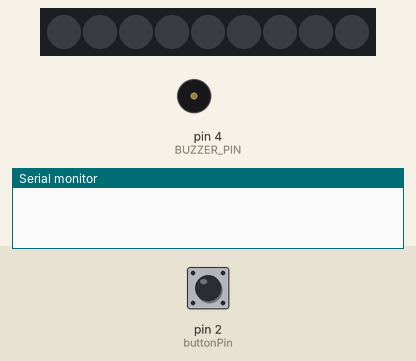
Simulated run of this sketch. Board: Arduino Uno, built with avr-gcc and run on an emulated ATmega328P. On the bench: 9 RGB LEDs in strip order, left to right, buzzer (waves = sounding), the last lines printed to the serial monitor. The test bench sets the inputs (shaded band); at power-on: pin 2 (buttonPin) LOW. Dim RGB values are drawn brighter than linear; random numbers use the default seed unless the sketch sets one.

Above: at 1.4 s.
1.5 s: pin 2 (buttonPin) pulled HIGH for 0.35 s
At 6.0 s:
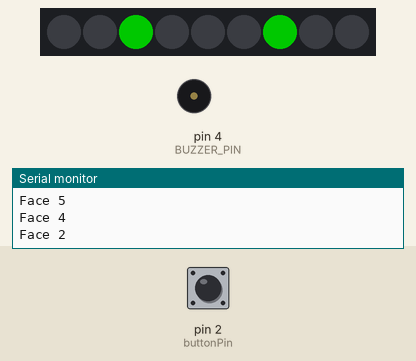
6.3 s: pin 2 (buttonPin) pulled HIGH for 1 s
At 10.0 s:
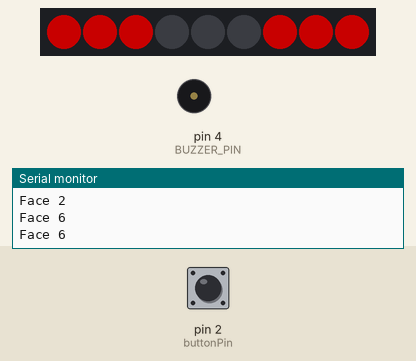
10.3 s: pin 2 (buttonPin) pulled HIGH for 1 s
At 13.2 s:
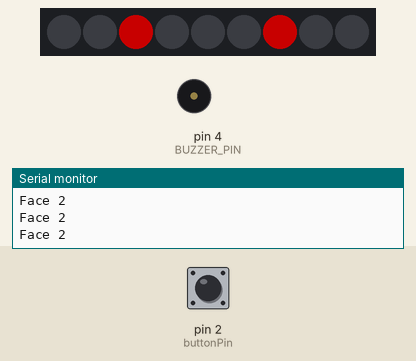
14.3 s: pin 2 (buttonPin) pulled HIGH for 3.2 s
At 23.44 s:
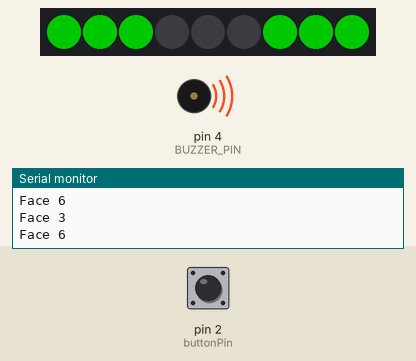
Timing chart, 0 to 24.4 s (numbered marks = the images above; inputs shaded):
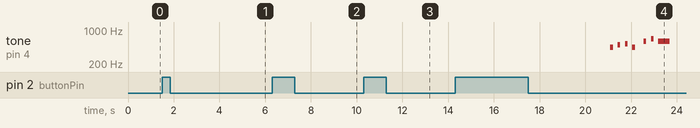

The sketch:

De-3-v-1.ino
```cpp
/*
 *       Matthis Sanier
 *       De-1-v-1
 *       Affiche une des faces d’une manière aléatoire
 *
 *       carte arduino, afficheur NeoPixel
 *
 *       20/09/2024 De-3-v-1
*/
#include <Adafruit_NeoPixel.h>
#ifdef __AVR__
#include <avr/power.h>
#endif
#define PIN    6
#define NUMPIXELS  9
#include "pitches.h"
Adafruit_NeoPixel pixels(NUMPIXELS, PIN, NEO_GRB + NEO_KHZ800);


#define BUZZER_PIN 4
int melody[] = {
  NOTE_A4, REST, NOTE_B4, REST, NOTE_C5, REST, NOTE_A4, REST,
  NOTE_D5, REST, NOTE_E5, REST, NOTE_D5, REST,

  NOTE_G4, NOTE_A4, NOTE_C5, NOTE_A4, NOTE_E5, NOTE_E5, REST,
  NOTE_D5, REST,

  NOTE_G4, NOTE_A4, NOTE_C5, NOTE_A4, NOTE_D5, NOTE_D5, REST,
  NOTE_C5, REST, NOTE_B4, NOTE_A4, REST,

  NOTE_G4, NOTE_A4, NOTE_C5, NOTE_A4, NOTE_C5, NOTE_D5, REST,
  NOTE_B4, NOTE_A4, NOTE_G4, REST, NOTE_G4, REST, NOTE_D5, REST, NOTE_C5, REST,

  NOTE_G4, NOTE_A4, NOTE_C5, NOTE_A4, NOTE_E5, NOTE_E5, REST,
  NOTE_D5, REST,

  NOTE_G4, NOTE_A4, NOTE_C5, NOTE_A4, NOTE_G5, NOTE_B4, REST,
  NOTE_C5, REST, NOTE_B4, NOTE_A4, REST,

  NOTE_G4, NOTE_A4, NOTE_C5, NOTE_A4, NOTE_C5, NOTE_D5, REST,
  NOTE_B4, NOTE_A4, NOTE_G4, REST, NOTE_G4, REST, NOTE_D5, REST, NOTE_C5, REST,

  NOTE_C5, REST, NOTE_D5, REST, NOTE_G4, REST, NOTE_D5, REST, NOTE_E5, REST,
  NOTE_G5, NOTE_F5, NOTE_E5, REST,

  NOTE_C5, REST, NOTE_D5, REST, NOTE_G4, REST
};
int durations[] = {
  8, 8, 8, 8, 8, 8, 8, 4,
  8, 8, 8, 8, 2, 2,

  8, 8, 8, 8, 2, 8, 8,
  2, 8,

  8, 8, 8, 8, 2, 8, 8,
  4, 8, 8, 8, 8,

  8, 8, 8, 8, 2, 8, 8,
  2, 8, 4, 8, 8, 8, 8, 8, 1, 4,

  8, 8, 8, 8, 2, 8, 8,
  2, 8,

  8, 8, 8, 8, 2, 8, 8,
  2, 8, 8, 8, 8,

  8, 8, 8, 8, 2, 8, 8,
  4, 8, 3, 8, 8, 8, 8, 8, 1, 4,

  2, 6, 2, 6, 4, 4, 2, 6, 2, 3,
  8, 8, 8, 8,

  2, 6, 2, 6, 2, 1
};

const int buttonPin = 2;
int buttonState = 0;

long randNumber;
long RandomValuePixel;

int mode = 0;

void RandomValue() {
  buttonState = digitalRead(buttonPin);
  if (buttonState == HIGH) {
   randNumber = random(1, 7);
   ScrollEffect();
   ScrollEffect2();
   ScrollEffect3();
   delay (200);
   return randNumber;
  }
}

void ScrollEffect() {
  unsigned long startTime = millis();
  while (millis() - startTime < 500) {
    int randomChiffre = random(1, 7);
    if (randomChiffre == 1) {
      ChiffreFonct1();
    }
    else if (randomChiffre == 2) {
      ChiffreFonct2();
    }
    else if (randomChiffre == 3) {
      ChiffreFonct3();
    }
    else if (randomChiffre == 4) {
      ChiffreFonct4();
    }
    else if (randomChiffre == 5) {
      ChiffreFonct5();
    }
    else if (randomChiffre == 6) {
      ChiffreFonct6();
    }
    delay(50);
    pixels.clear();
  }
}
void ScrollEffect2() {
  unsigned long startTime = millis();
  while (millis() - startTime < 1000) {
    int randomChiffre = random(1, 7);
    if (randomChiffre == 1) {
      ChiffreFonct1();
    }
    else if (randomChiffre == 2) {
      ChiffreFonct2();
    }
    else if (randomChiffre == 3) {
      ChiffreFonct3();
    }
    else if (randomChiffre == 4) {
      ChiffreFonct4();
    }
    else if (randomChiffre == 5) {
      ChiffreFonct5();
    }
    else if (randomChiffre == 6) {
      ChiffreFonct6();
    }
    delay(150);
    pixels.clear();
  }
}
void ScrollEffect3() {
  unsigned long startTime = millis();
  while (millis() - startTime < 2000) {
    int randomChiffre = random(1, 7);
    if (randomChiffre == 1) {
      ChiffreFonct1();
    }
    else if (randomChiffre == 2) {
      ChiffreFonct2();
    }
    else if (randomChiffre == 3) {
      ChiffreFonct3();
    }
    else if (randomChiffre == 4) {
      ChiffreFonct4();
    }
    else if (randomChiffre == 5) {
      ChiffreFonct5();
    }
    else if (randomChiffre == 6) {
      ChiffreFonct6();
    }
    delay(250);
    pixels.clear();
  }
}
void ChiffreFonct1() {
  pixels.clear();
  Serial.println("Face 1");
  pixels.setPixelColor(4, pixels.Color(100, 0, 0));
  pixels.show();
}

void ChiffreFonct2() {
  pixels.clear();
  Serial.println("Face 2");
  pixels.setPixelColor(2, pixels.Color(100, 0, 0));
  pixels.setPixelColor(6, pixels.Color(100, 0, 0));
  pixels.show();
}

void ChiffreFonct3() {
  pixels.clear();
  Serial.println("Face 3");
  pixels.setPixelColor(2, pixels.Color(100, 0, 0));
  pixels.setPixelColor(4, pixels.Color(100, 0, 0));
  pixels.setPixelColor(6, pixels.Color(100, 0, 0));
  pixels.show();
}

void ChiffreFonct4() {
  pixels.clear();
  Serial.println("Face 4");
  pixels.setPixelColor(0, pixels.Color(100, 0, 0));
  pixels.setPixelColor(2, pixels.Color(100, 0, 0));
  pixels.setPixelColor(6, pixels.Color(100, 0, 0));
  pixels.setPixelColor(8, pixels.Color(100, 0, 0));
  pixels.show();
}

void ChiffreFonct5() {
  pixels.clear();
  Serial.println("Face 5");
  pixels.setPixelColor(0, pixels.Color(100, 0, 0));
  pixels.setPixelColor(2, pixels.Color(100, 0, 0));
  pixels.setPixelColor(4, pixels.Color(100, 0, 0));
  pixels.setPixelColor(6, pixels.Color(100, 0, 0));
  pixels.setPixelColor(8, pixels.Color(100, 0, 0));
  pixels.show();
}

void ChiffreFonct6() {
  pixels.clear();
  Serial.println("Face 6");
  pixels.setPixelColor(0, pixels.Color(100, 0, 0));
  pixels.setPixelColor(1, pixels.Color(100, 0, 0));
  pixels.setPixelColor(2, pixels.Color(100, 0, 0));
  pixels.setPixelColor(6, pixels.Color(100, 0, 0));
  pixels.setPixelColor(7, pixels.Color(100, 0, 0));
  pixels.setPixelColor(8, pixels.Color(100, 0, 0));
  pixels.show();
}

void Chiffre1() {
  pixels.clear();
  Serial.println("Face 1");
  pixels.setPixelColor(4, pixels.Color(0, 100, 0));
  pixels.show();
  delay(300);
  randNumber = 0;
}
void Chiffre2() {
  pixels.clear();
  Serial.println("Face 2");
  pixels.setPixelColor(2, pixels.Color(0, 100, 0));
  pixels.setPixelColor(6, pixels.Color(0, 100, 0));
  pixels.show();
  delay(300);
  randNumber = 0;
}
void Chiffre3() {
  pixels.clear();
  Serial.println("Face 3");
  pixels.clear();
  pixels.setPixelColor(2, pixels.Color(0, 100, 0));
  pixels.setPixelColor(4, pixels.Color(0, 100, 0));
  pixels.setPixelColor(6, pixels.Color(0, 100, 0));
  pixels.show();
  delay(300);
  randNumber = 0;
}
void Chiffre4() {
  pixels.clear();
  Serial.println("Face 4");
  pixels.setPixelColor(0, pixels.Color(0, 100, 0));
  pixels.setPixelColor(2, pixels.Color(0, 100, 0));
  pixels.setPixelColor(6, pixels.Color(0, 100, 0));
  pixels.setPixelColor(8, pixels.Color(0, 100, 0));
  pixels.show();
  delay(300);
  randNumber = 0;
}
void Chiffre5() {
  pixels.clear();
  Serial.println("Face 5");
  pixels.setPixelColor(0, pixels.Color(0, 100, 0));
  pixels.setPixelColor(2, pixels.Color(0, 100, 0));
  pixels.setPixelColor(4, pixels.Color(0, 100, 0));
  pixels.setPixelColor(6, pixels.Color(0, 100, 0));
  pixels.setPixelColor(8, pixels.Color(0, 100, 0));
  pixels.show();
  delay(300);
  randNumber = 0;
}
void Chiffre6() {
  pixels.clear();
  Serial.println("Face 6");
  pixels.setPixelColor(0, pixels.Color(0, 100, 0));
  pixels.setPixelColor(1, pixels.Color(0, 100, 0));
  pixels.setPixelColor(2, pixels.Color(0, 100, 0));
  pixels.setPixelColor(6, pixels.Color(0, 100, 0));
  pixels.setPixelColor(7, pixels.Color(0, 100, 0));
  pixels.setPixelColor(8, pixels.Color(0, 100, 0));
  pixels.show();
  delay(1000);
  annimation6();
  randNumber = 0;
}

void annimation6() {
  pixels.clear();
  pixels.setPixelColor(0, pixels.Color(0, 100, 0));
  pixels.show();
  delay(100);
  pixels.clear();
  pixels.setPixelColor(1, pixels.Color(0, 100, 0));
  pixels.show();
  delay(100);
  pixels.clear();
  pixels.setPixelColor(2, pixels.Color(0, 100, 0));
  pixels.show();
  delay(100);
  pixels.clear();
  pixels.setPixelColor(6, pixels.Color(0, 100, 0));
  pixels.show();
  delay(100);
  pixels.clear();
  pixels.setPixelColor(7, pixels.Color(0, 100, 0));
  pixels.show();
  delay(100);
  pixels.clear();
  pixels.setPixelColor(8, pixels.Color(0, 100, 0));
  pixels.show();
  delay(100);
  pixels.clear();
  pixels.setPixelColor(7, pixels.Color(0, 100, 0));
  pixels.show();
  delay(100);
  pixels.clear();
  pixels.setPixelColor(6, pixels.Color(0, 100, 0));
  pixels.show();
  delay(100);
  pixels.clear();
  pixels.setPixelColor(2, pixels.Color(0, 100, 0));
  pixels.show();
  delay(100);
  pixels.clear();
  pixels.setPixelColor(1, pixels.Color(0, 100, 0));
  pixels.show();
  delay(100);
  pixels.clear();
  pixels.setPixelColor(0, pixels.Color(0, 100, 0));
  pixels.show();
  delay(100);
  pixels.clear();
  pixels.setPixelColor(0, pixels.Color(0, 100, 0));
  pixels.setPixelColor(1, pixels.Color(0, 100, 0));
  pixels.setPixelColor(2, pixels.Color(0, 100, 0));
  pixels.setPixelColor(6, pixels.Color(0, 100, 0));
  pixels.setPixelColor(7, pixels.Color(0, 100, 0));
  pixels.setPixelColor(8, pixels.Color(0, 100, 0));
  pixels.show();
  int size = sizeof(durations) / sizeof(int);

  for (int note = 0; note < size; note++) {
    //to calculate the note duration, take one second divided by the note type.
    //e.g. quarter note = 1000 / 4, eighth note = 1000/8, etc.
    int duration = 1000 / durations[note];
    tone(BUZZER_PIN, melody[note], duration);

    //to distinguish the notes, set a minimum time between them.
    //the note's duration + 30% seems to work well:
    int pauseBetweenNotes = duration * 1.30;
    delay(pauseBetweenNotes);

    //stop the tone playing:
    noTone(BUZZER_PIN);
  }
}

void setup() {
  pixels.begin();
  pixels.show();
  Serial.begin(9600);
  pinMode(BUZZER_PIN, OUTPUT);
}

void loop() {
  RandomValue();
  if (randNumber == 1) {
      Chiffre1();
    }
    else if (randNumber == 2) {
      Chiffre2();
    }
    else if (randNumber == 3) {
      Chiffre3();
    }
    else if (randNumber == 4) {
      Chiffre4();
    }
    else if (randNumber == 5) {
      Chiffre5();
    }
    else if (randNumber == 6) {
      Chiffre6();
    }
    delay(300);
    pixels.clear();
}
```

Measured:
- after the input at 1.5 s, the LEDs: first change at once (image 1 shows a later state)
- after the input at 6.3 s, the LEDs: first change after 0.17 s (image 2 shows a later state)
- after the input at 10.3 s, the LEDs: first change after 0.54 s (image 3 shows a later state)
- after the input at 14.3 s, tone on pin 4 (BUZZER_PIN): plays 440 Hz for 0.13 s, 494 Hz for 0.13 s, 523 Hz for 0.13 s, 440 Hz for 0.13 s, 587 Hz for 0.13 s, 659 Hz for 0.13 s … (7 notes in this stretch), starting after 6.8 s
- what the display in image 2 shows lasts 0.7 s, from 9.5 s to 10.2 s
- what the display in image 3 shows lasts 0.7 s, from 12.7 s to 13.4 s
